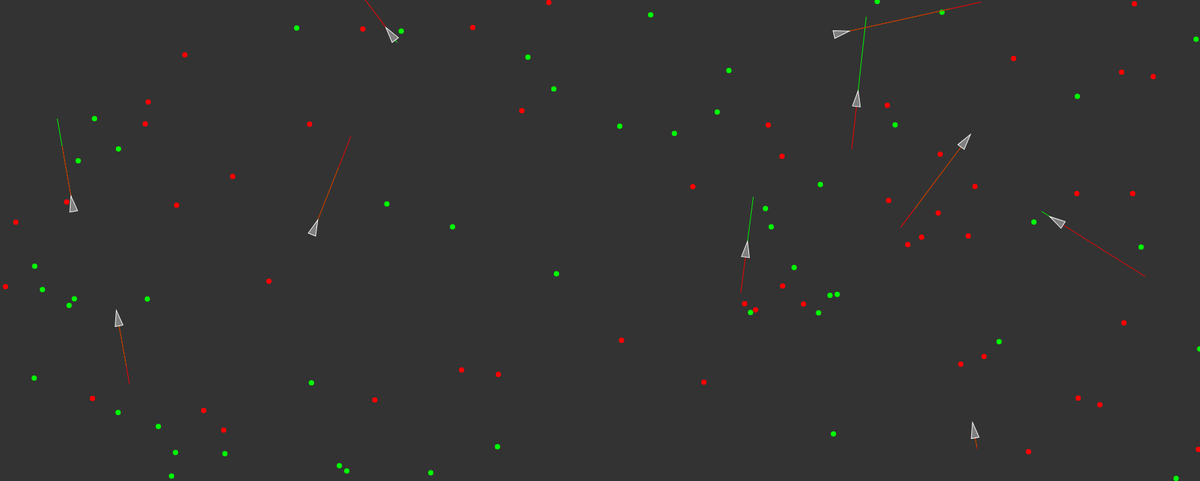
Frame 1 (no input)
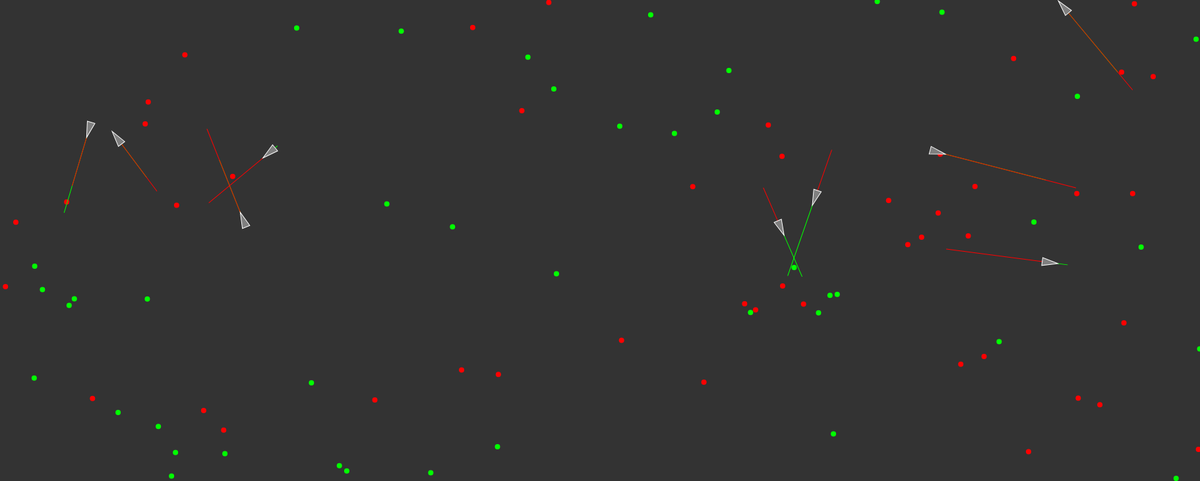
Frame 60 (no input)
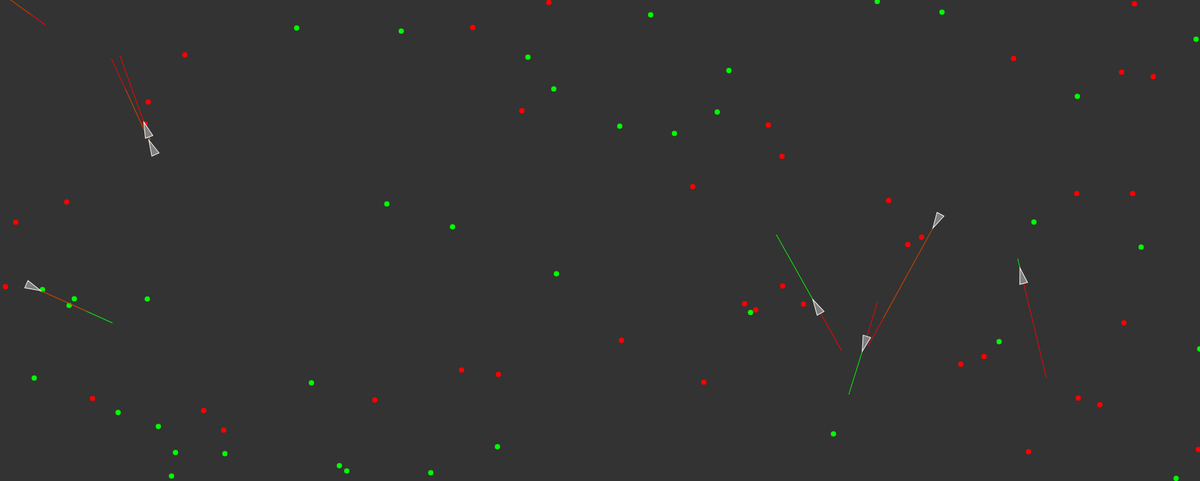
Frame 120 (the mouse pressed at the canvas centre since frame 60)

The p5.js sketch that drew these frames (run headless with seeded random() and noise() and a simulated clock; from frame 60 on, the mouse is pressed at the canvas centre):

// p5.js sketch
// ── sketch.js
var vehicle = [];
var food = [];
var poison = [];

function setup() {
    createCanvas(1820, 730);

    //Crear nuevos vehiculos
    for (let index = 0; index < 10; index++) {
        vehicle.push(new Vehicle(random(width), random(height)));
    }

    //Manejo de la comida
    for (let index = 0; index < 50; index++) {
        food.push(createVector(random(width), random(height)));
    }

    //Manejo del veneno
    for (let index = 0; index < 50; index++) {
        poison.push(createVector(random(width), random(height)));
    }
}

function draw() {
    background(51);

    //Renderizar la comida
    for (let index = 0; index < food.length; index++) {
        fill(0, 255, 0);
        noStroke();

        ellipse(food[index].x, food[index].y, 8, 8);
    }

    //Renderizar el veneno
    for (let index = 0; index < poison.length; index++) {
        fill(255, 0, 0);
        noStroke();

        ellipse(poison[index].x, poison[index].y, 8, 8);
    }

    //manejo de los vehiculos
    for (let index = 0; index < vehicle.length; index++) {
        vehicle[index].behaviors(food, poison);
        vehicle[index].update();
        vehicle[index].display();
    }
}
// ── vehicle.js
function Vehicle (x, y) {
  this.acceleration = createVector(0, 0);
  this.velocity = createVector(0, -2);
  this.position = createVector(x, y);

  this.r = 6;
  this.maxspeed = 5;
  this.maxforce = 0.5;

  this.health = 1;

  //Manejo de la IA
  this.dna = [];
  this.dna[0] = random(5, -5);
  this.dna[1] = random(5, -5);

  this.d = 25;//Opcional
}

Vehicle.prototype.update = function() {
  //Actualizar velocidad
  this.velocity.add(this.acceleration);

  //Limitar la velocidad
  this.velocity.limit(this.maxspeed);
  this.position.add(this.velocity);

  //Reinicia la velocidad 
  this.acceleration.mult(0);//->multiplicar vector por escalar
}

Vehicle.prototype.applyForce = function(force) {
  // Aceleracion = Fuerza / Masa
  this.acceleration.add(force);
}

//Maneja la direccion del agente con respecto al target
Vehicle.prototype.seek = function(target)  {
  var desired = p5.Vector.sub(target, this.position); //Resta de vectores para localizar el target

  //Extablece la magnitud del vector
  desired.setMag(this.maxspeed);

  //steering = desired - velocity
  var steer = p5.Vector.sub(desired, this.velocity);
  steer.limit(this.maxforce);

  return steer;
}

//Manjea los bordes de salida
Vehicle.prototype.boundaries = function() {
  let desired = null;

  if (this.position.x < this.d) {
    desired = createVector(this.maxspeed, this.velocity.y);
  } else if (this.position.x > width - this.d) {
    desired = createVector(-this.maxspeed, this.velocity.y);
  }

  if (this.position.y < this.d) {
    desired = createVector(this.velocity.x, this.maxspeed);
  } else if (this.position.y > height - this.d) {
    desired = createVector(this.velocity.x, -this.maxspeed);
  }

  if (desired !== null) {
    desired.normalize();
    desired.mult(this.maxspeed);
    let steer = p5.Vector.sub(desired, this.velocity);
    steer.limit(this.maxforce);
    this.applyForce(steer);
  }
}

Vehicle.prototype.behaviors = function(good, bad) {
  var steerG = this.eat(good);
  var steerB = this.eat(bad);

  steerG.mult(this.dna[0]);
  steerB.mult(this.dna[1]);

  this.applyForce(steerG);
  this.applyForce(steerB);
}

Vehicle.prototype.eat = function(listData) {
  var record = Infinity;
  var closestIndex = -1;

  for (let index = 0; index < listData.length; index++) {
    var distanceDifference = this.position.dist(listData[index]);//restamos los puntos para buscar la distancia

    if(distanceDifference < record) {
      record = distanceDifference;

      closestIndex = index;
    }
  }

  if(record < 5) {
    listData.splice(closestIndex, 1);
  } else if (closestIndex > -1) {
    return this.seek(listData[closestIndex]);
  }

  return createVector(0, 0)
}

//Visualizar el agente
Vehicle.prototype.display = function() {
  var angle = this.velocity.heading() + PI / 2;

  push();//Nuevo estado de dibujo
  
  //POsicionamiento
  translate(this.position.x, this.position.y);//Sirce para mover la figura
  rotate(angle);//Rota la fiogura
  
  //Sirve para testear el peso
  stroke(0, 255, 0);
  line(0, 0, 0, -this.dna[0] * 50);
  stroke(255, 0, 0);
  line(0, 0, 0, -this.dna[1] * 50);
  
  //Color y relleno
  fill(127);
  stroke(200);
  strokeWeight(1);
  stroke(255)
  //Tipo de contorno
  beginShape();

  //Puntos de la figura
  vertex(0, -this.r * 2);
  vertex(-this.r, this.r * 2);
  vertex(this.r, this.r * 2);
  
  endShape(CLOSE);

  pop();
}
